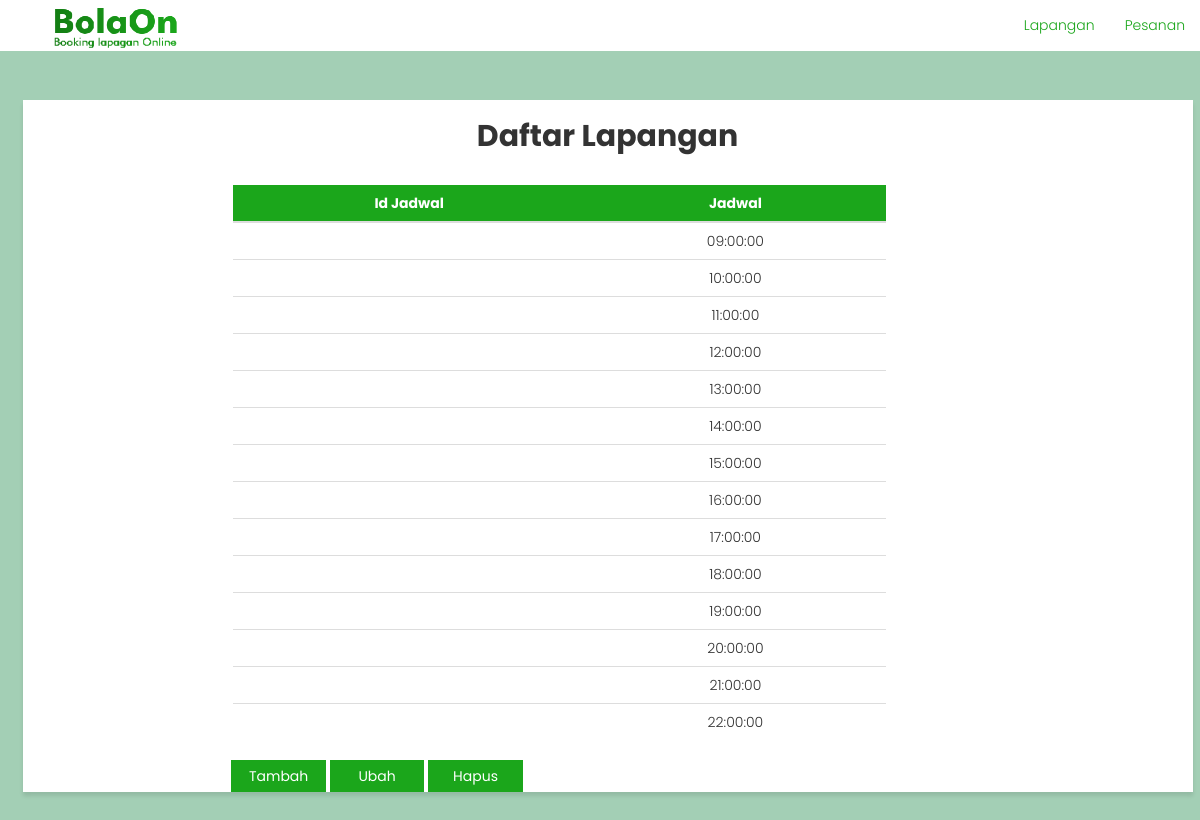
The page /admin/DaftarJadwal.php on the database its author committed.
### tables this page shows
CREATE TABLE `jadwal` (
  `id_jadwal` int(11) NOT NULL,
  `jadwal` time NOT NULL
);

### admin/DaftarJadwal.php (the view, shortened to what this page needs)
<?php
include "../koneksi.php";
$query = "SELECT jadwal FROM jadwal";
$res = mysqli_query($link, $query);
?>
<!DOCTYPE html>
<html lang="en" id="home">
<head>
    <link href="../css/bootstrap.min.css" rel="stylesheet">
    <link rel="stylesheet" href="https://maxcdn.bootstrapcdn.com/bootstrap/3.3.7/css/bootstrap.min.css">
</head>
<body>
	<link href="../css/style2.css" rel="stylesheet">
	<nav class="navbar nav-pills navbar-fixed-top">
		<div class="container-fluid">
			<div class="navbar-header">
				<a class="navbar-brand" href="#home">
					<img alt="Brand" src="../img/logo.png">
				</a>
			</div>
			<div class="collapse navbar-collapse" id="bs-example-navbar-collapse-1">
				<ul class="nav navbar-nav navbar-right">
					<li><a href="#lapangan">Lapangan</a></li>
					<li><a href="#pesanan">Pesanan</a></li>
				</ul>
			</div>
		</div>
	</nav>
	<section>
		<div class="container">
			<div class="daftarlapangan">
				<div class="row">
					<h2><strong><center>Daftar Lapangan</center></strong></h2>
					<br>
					<div class="col-md-7" id="daftarlapangan" >
						<center><table class="table table-hover">
							<thead>
								<tr>
									<th>Id Jadwal</th>
									<th>Jadwal</th>
								</tr>
							</thead>
							<tbody>
								<?php
								while ($row=mysqli_fetch_assoc($res)) {
								?>
								<tr>
									<td><?php echo $row['id_jadwal'] ?></td>
									<td><?php echo $row['jadwal']?></td>
								<?php
									}
								?>
							</tbody>
						</table>
					</center>
				</div>
			</div>
			<div class="tombol">
				<form action="CreateUpdateYardView.html" method="">
					<input type="submit" value="Tambah" id="simpan" class="btn simpan rounded-0">
					<input type="submit" value="Ubah" id="batal" class="btn batal">
					<input type="submit" value="Hapus" id="simpan" class="btn simpan rounded-0">
				</form>
			</div>
		</div>
	</div>
	<br>
	<br>
</section>
</body>
</html>

### css/style2.css (style rules this page uses)
* { font-family: 'Poppins','Lato', sans-serif; }
body { font-family:'Poppins','Open Sans', Arial, sans-serif; font-size:14px; font-weight:300; line-height:1.6em; margin-top: 100px; background-color: #A3CFB5; }
body { background-color: #A3CFB5; }
.navbar { padding-left: 2%; box-sizing: border-box; background-color: #fff; }
.navbar a { color: #1BA61B; }
.navbar-brand { margin-top: -5%; }
.container { margin-top: 5%; background-color: #fff; box-shadow: 0 4px 4px 0 rgba(0, 0, 0, 0.1); }
#simpan { color: #fff; background-color: #1BA61B; border: none; border-radius: 0px; width: 10%; align-items: center; }
#batal { color: #fff; background-color: #1BA61B; border: none; border-radius: 0px; width: 10%; align-content: center; }
#daftarlapangan table { table-layout: auto; text-align: center; object-position: center; table-layout: auto; margin-left: 30%; }
#daftarlapangan th { background-color: #1BA61B; table-layout: auto; text-align: center; object-position: center; color: #fff; }
.tombol { margin-left: 17%; }
@media (min-width: 765px) { nav.sidebar.navbar.sidebar>.container .navbar-brand, .navbar>.container-fluid .navbar-brand { margin-left: 0px; } }
section { padding-left: 15px; }

### rows shown on the page
jadwal: jadwal "09:00:00"
jadwal: jadwal "10:00:00"
jadwal: jadwal "11:00:00"
jadwal: jadwal "12:00:00"
jadwal: jadwal "13:00:00"
jadwal: jadwal "14:00:00"
jadwal: jadwal "15:00:00"
jadwal: jadwal "16:00:00"
jadwal: jadwal "17:00:00"
jadwal: jadwal "18:00:00"
jadwal: jadwal "19:00:00"
jadwal: jadwal "20:00:00"
jadwal: jadwal "21:00:00"
jadwal: jadwal "22:00:00"
